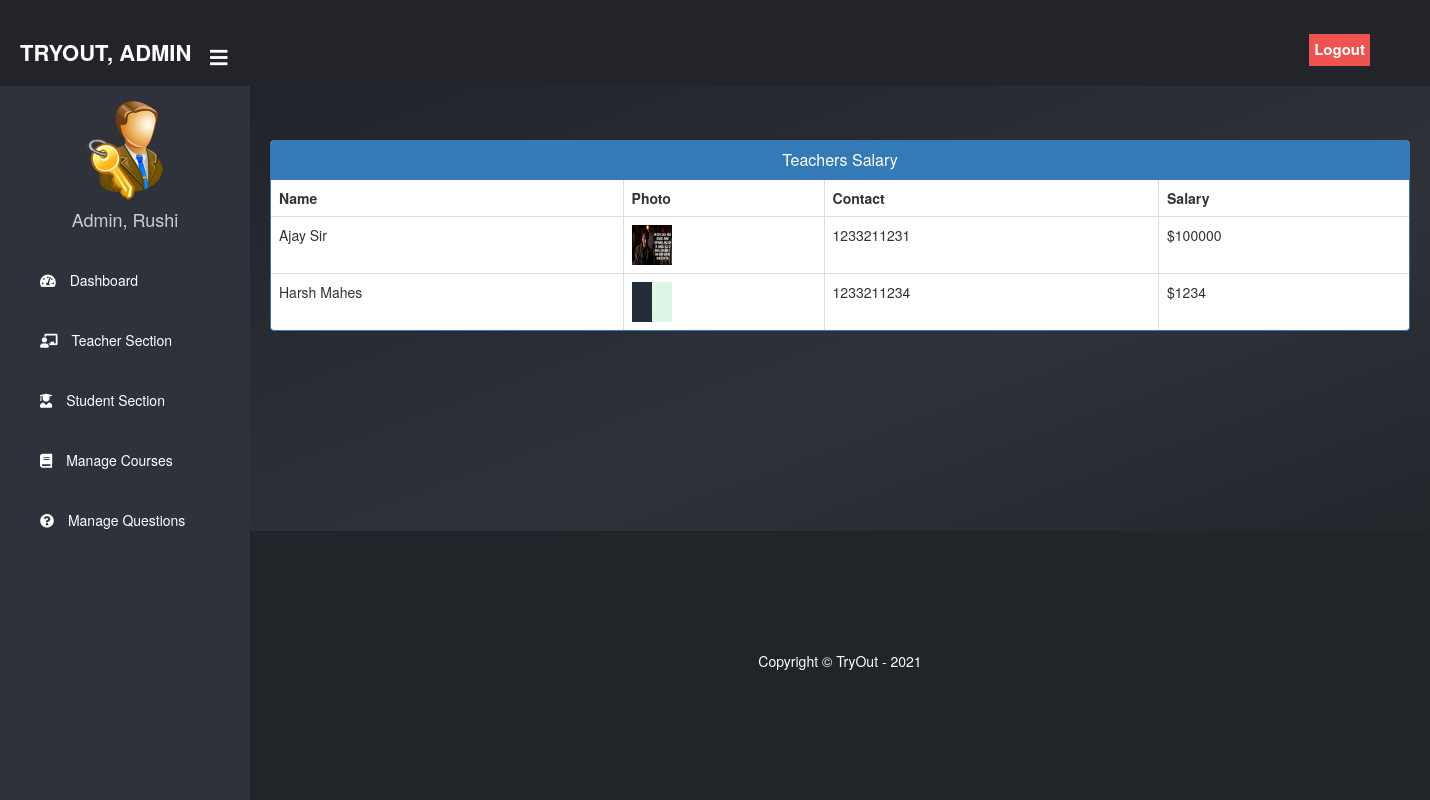
/admin-view-teacher-salary (signed in), run on the app's committed database.
### teacher/models.py (models this page shows, shortened)
class Teacher(models.Model):
    user=models.OneToOneField(User,on_delete=models.CASCADE)
    profile_pic= models.ImageField(upload_to='profile_pic/Teacher/',null=True,blank=True)
    address = models.CharField(max_length=40)
    mobile = models.CharField(max_length=20,null=False)
    status= models.BooleanField(default=False)
    salary=models.PositiveIntegerField(null=True)
    @property
    def get_name(self):
        return self.user.first_name+" "+self.user.last_name

### exam/views.py (the view)
# urls.py: path('admin-view-teacher-salary', views.admin_view_teacher_salary_view,name='admin-view-teacher-salary'),
@login_required(login_url='adminlogin')
def admin_view_teacher_salary_view(request):
    teachers= TMODEL.Teacher.objects.all().filter(status=True)
    return render(request,'exam/admin_view_teacher_salary.html',{'teachers':teachers})

### templates/exam/admin_view_teacher_salary.html (shortened to what this page needs)
{% extends 'exam/adminbase.html' %}
{% block content %}
{%load static%}
<head>
  <link href="//netdna.bootstrapcdn.com/bootstrap/3.0.0/css/bootstrap.min.css" rel="stylesheet" id="bootstrap-css">
</head>
<br><br>
<div class="container">
  <div class="panel panel-primary">
    <div class="panel-heading">
      <h6 class="panel-title">Teachers Salary</h6>
    </div>
    <table class="table table-hover table-bordered" id="dev-table">
      <thead>
        <tr>
          <th>Name</th>
          <th>Photo</th>
          <th>Contact</th>
          <th>Salary</th>
        </tr>
      </thead>
      {% for t in teachers %}
      <tr>
        <td> {{t.get_name}}</td>
        <td> <img src="{% static t.profile_pic.url %}" alt="Profile Pic" height="40px" width="40px" /></td>
        <td>{{t.mobile}}</td>
        <td>${{t.salary}}</td>
        </tr>
      {% endfor %}
    </table>
  </div>
</div>
<br><br><br><br><br><br>
{% endblock content %}

### templates/exam/adminbase.html (shortened to what this page needs)
<!DOCTYPE html>
{% load static %}
<html lang="en" dir="ltr">
	<head>
		<link
			rel="stylesheet"
			href="https://cdnjs.cloudflare.com/ajax/libs/font-awesome/5.12.1/css/all.min.css"
		/>
	</head>
	<body>
		<header>
			<label for="check">
				<i style="left: 210px; margin-top: 17px" class="fas fa-bars" id="sidebar_btn"></i>
			</label>
			<div class="left_area">
				<h3>TryOut, Admin</h3>
			</div>
			<div class="right_area">
				<a href="/logout" class="logout_btn" style="border-radius: 0px">Logout</a>
			</div>
		</header>
		<div class="sidebar">
			<center>
				<img src="{% static "image/admin.png" %}" class="profile_image" alt="">
				<h4>Admin, {{request.user.first_name}}</h4>
			</center>
			<a href="/admin-dashboard">
				<i class="fas fa-tachometer-alt"></i>
				<span>Dashboard</span>
			</a>
			<a href="/admin-teacher">
				<i class="fas fa-chalkboard-teacher"></i>
				<span>Teacher Section</span>
			</a>
			<a href="/admin-student">
				<i class="fas fa-user-graduate"></i>
				<span>Student Section</span>
			</a>
			<a href="/admin-course">
				<i class="fas fa-book"></i>
				<span>Manage Courses</span>
			</a>
			<a href="/admin-question">
				<i class="fas fa-question-circle"></i>
				<span>Manage Questions</span>
			</a>
		</div>
		<div class="content">
			<br />
			<br />
			<br />
			<br />
			<br />
			{% block content %} {% endblock content %}
			<br />
			<br />
			<br />
			{% include "exam/footer.html" %}
		</div>
	</body>
</html>

### templates/exam/adminbase.html (style rules this page uses)
a:link { text-decoration: none; }
body { margin: 0; padding: 0; font-family: 'Gill Sans', sans-serif; }
header { position: fixed; background: #22242a; padding: 20px; width: 100%; z-index: 1; }
.left_area h3 { color: #fff; margin: 0px; text-transform: uppercase; font-size: 22px; font-weight: 900; }
.logout_btn { padding: 5px; background: #ef5350; text-decoration: none; float: right; margin-top: -30px; margin-right: 40px; border-radius: 2px; font-size: 15px; font-weight: 600; color: #fff; transition: 0.5s; }
.sidebar { background: #2f323a; margin-top: 70px; padding-top: 30px; position: fixed; left: 0; width: 250px; height: 100%; transition: 0.5s; transition-property: left; }
.sidebar .profile_image { width: 100px; height: 100px; border-radius: 100px; margin-bottom: 10px; }
.sidebar h4 { color: #ccc; margin-top: 0; margin-bottom: 20px; }
.sidebar a { color: #fff; display: block; width: 100%; line-height: 60px; text-decoration: none; padding-left: 40px; box-sizing: border-box; transition: 0.5s; }
.sidebar i { padding-right: 10px; }
label #sidebar_btn { z-index: 1; color: #fff; position: fixed; cursor: pointer; left: 300px; font-size: 20px; margin: 5px 0; transition: 0.5s; transition-property: color; }
.content { margin-left: 250px; background: linear-gradient(160deg, #1e2127 0%, #2f323a 50%, #1a1c20 100%); background-position: center; background-size: cover; height: 100vh; transition: 0.5s; }

### templates/exam/admin_view_teacher_salary.html (style rules this page uses)
a:link { text-decoration: none; }
h6 { text-align: center; }

### data on the page
Teacher: get_name "Ajay Sir", profile_pic (picture), mobile "1233211231", salary "100000"
Teacher: get_name "Harsh Mahes", profile_pic (picture), mobile "1233211234", salary "1234"

### other printed values
{{ request.user.first_name }} "Rushi"
